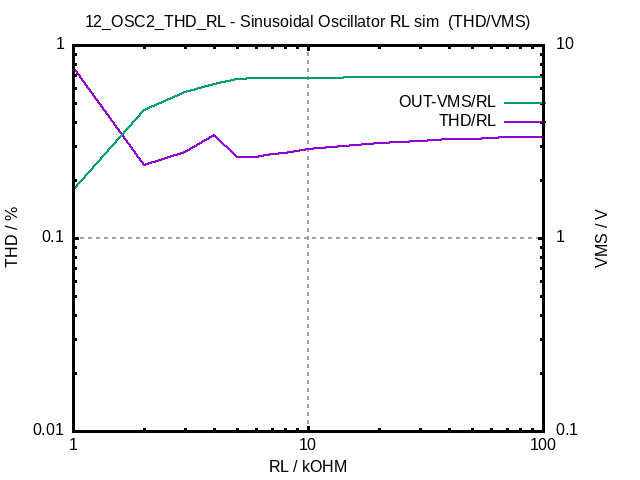

This chart was generated by the following gnuplot code:
set termoption noenhanced
set title "12_OSC2_THD_RL - Sinusoidal Oscillator RL sim  (THD/VMS)"
set xlabel "RL / kOHM"
set ylabel "THD / %"
set grid lw 2
set logscale x
set xrange [1:100]
set logscale y
set yrange [0.01:1]
set y2label "VMS / V"
set y2range [0.1:10]
set logscale y2
set y2tics
set border lw 3 
set format y "%g" 
set format x "%g"
plot '12_OSC2_THD_RL_result.txt' using 1:2 with lines lw 2 title "THD/RL" at graph 0.9,0.80 ,\
     '12_OSC2_THD_RL_result.txt' using 3:4 with lines lw 2 title "OUT-VMS/RL" at graph 0.9,0.85 axis x1y2
set terminal push 
set terminal png noenhanced
set out '12_OSC2_THD_RL.png'
replot 
set term pop 
replot 
pause mouse
